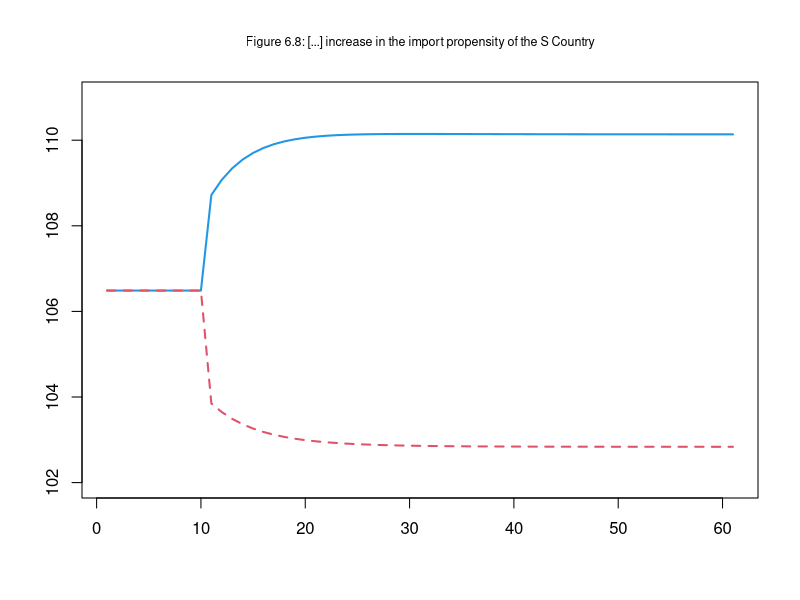
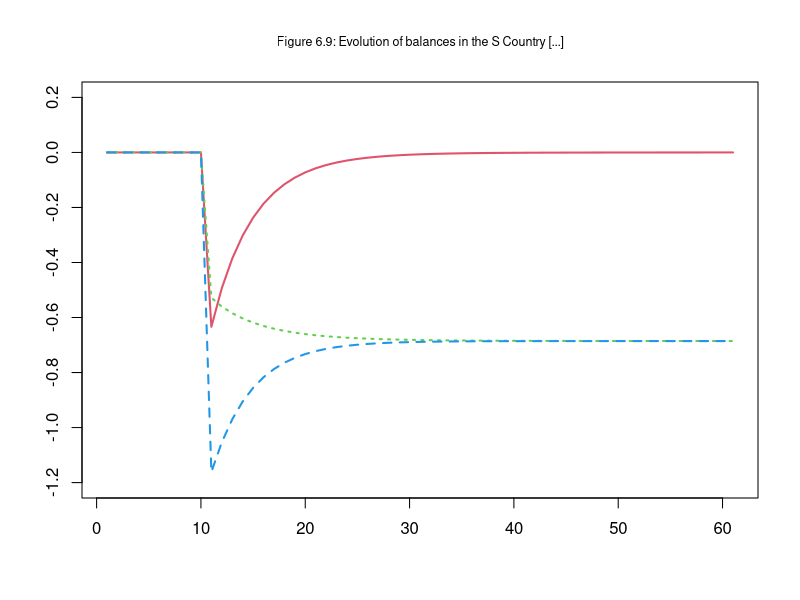
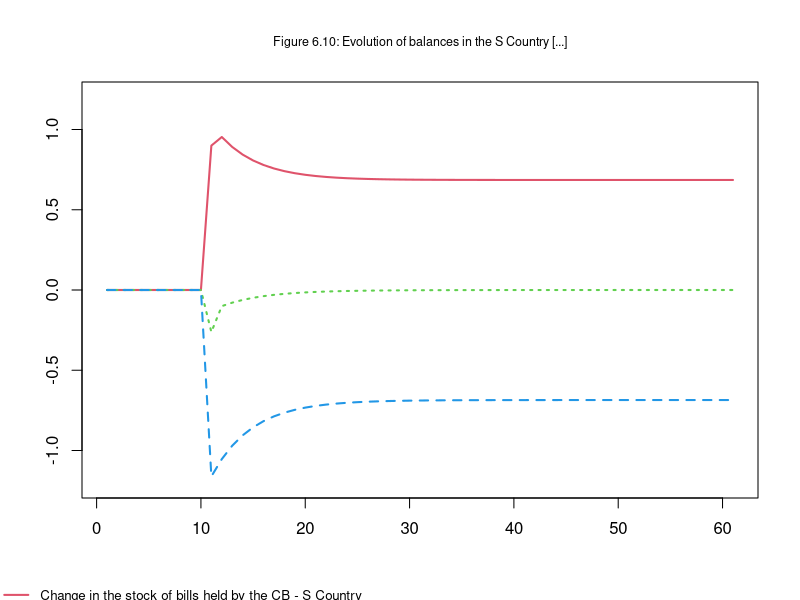
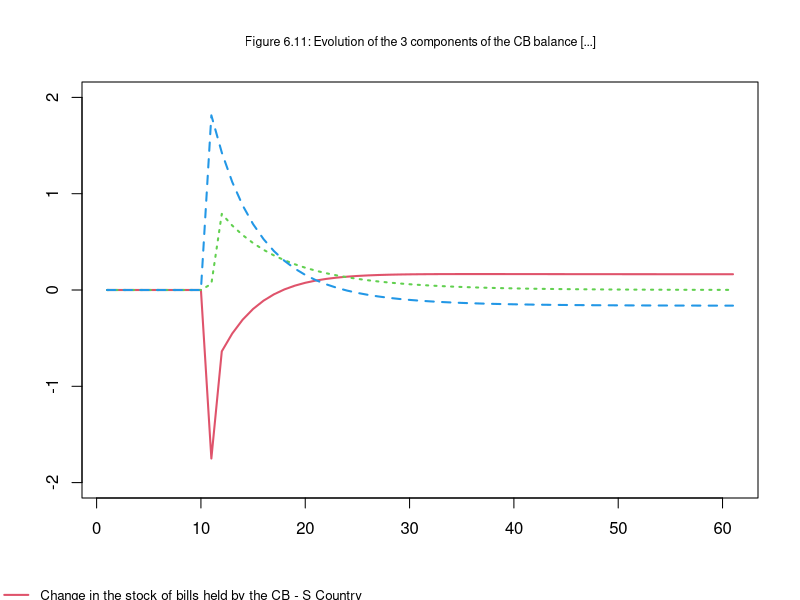

These charts were generated, in order, by the following R code:
#OPEN, R version, 2 October 2018

#Clear
rm(list=ls(all=TRUE))

#PERIODS (i= 1 to 65)
nPeriods=65  

#PARAMETERS
alpha1_n = 0.6
#alpha1_s = 0.7
alpha2_n = 0.4
alpha2_s = 0.3
lambda0_n = 0.635
lambda0_s = 0.67
lambda1_n = 5
lambda1_s = 6
lambda2_n = 0.01
lambda2_s = 0.07
mu_n = 0.18781
#mu_s = 0.18781
theta_n = 0.2
theta_s = 0.2

#PARAMETERS TO BE SHOCKED
mu_s=matrix(data=0.18781,nrow=3,ncol=nPeriods) 
alpha1_s=matrix(data=0.7,nrow=3,ncol=nPeriods) 

#EXOGENOUS
g_n = 20
g_s = 20
#p_g_bar = 1
#r_bar_n = 0.025
#r_n = r_bar_n
#r_bar_s = 0.025
#r_s = r_bar_s
#xr_bar = 1

#VARIABLES
b_cb_n=matrix(data=11.622,nrow=3,ncol=nPeriods) #Bills held by the Central bank in Country N
b_cb_s=matrix(data=11.622,nrow=3,ncol=nPeriods) #Bills held by the Central bank in Country S
b_h_n=matrix(data=64.865,nrow=3,ncol=nPeriods) #Bills held by households, Country N
b_h_s=matrix(data=64.865,nrow=3,ncol=nPeriods) #Bills held by households, Country S
b_s_n=matrix(data=76.486,nrow=3,ncol=nPeriods) #Supply of government bills in Country N
b_s_s=matrix(data=76.486,nrow=3,ncol=nPeriods) #Supply of government bills in Country S
cons_n=matrix(data=0,nrow=3,ncol=nPeriods) #Households consumption, Country N
cons_s=matrix(data=0,nrow=3,ncol=nPeriods) #Households consumption, Country S
#g_n=matrix(data=0,nrow=3,ncol=nPeriods) #Government expenditure, Country N
#g_s=matrix(data=0,nrow=3,ncol=nPeriods) #Government expenditure, Country S
h_h_n=matrix(data=21.622,nrow=3,ncol=nPeriods) #Cash held by households, Country N
h_h_s=matrix(data=21.622,nrow=3,ncol=nPeriods) #Cash held by households, Country S
h_s_n=matrix(data=21.622,nrow=3,ncol=nPeriods) #Supply of cash in Country N
h_s_s=matrix(data=21.622,nrow=3,ncol=nPeriods) #Supply of cash in Country S
im_n=matrix(data=0,nrow=3,ncol=nPeriods) #Imports, Country N
im_s=matrix(data=0,nrow=3,ncol=nPeriods) #Imports, Country S
or_n=matrix(data=10,nrow=3,ncol=nPeriods) #Gold holding by Central bank in Country N
or_s=matrix(data=10,nrow=3,ncol=nPeriods) #Gold holding by Central bank in Country S
#p_g_bar=matrix(data=0,nrow=3,ncol=nPeriods) #Price of gold, set exogenously
p_g_n=matrix(data=1,nrow=3,ncol=nPeriods) #Price of gold in Country N
p_g_s=matrix(data=1,nrow=3,ncol=nPeriods) #Price of gold in Country S
r_n=matrix(data=0.025,nrow=3,ncol=nPeriods) #Interest rate on bills in Country N
r_s=matrix(data=0.025,nrow=3,ncol=nPeriods) #Interest rate on bills in Country S
#r_bar_n=matrix(data=0,nrow=3,ncol=nPeriods) #Interest rate on bills set exogenously in Country N
#r_bar_s=matrix(data=0,nrow=3,ncol=nPeriods) #Interest rate on bills set exogenously in Country S
t_n=matrix(data=0,nrow=3,ncol=nPeriods) #Tax payments, Country N
t_s=matrix(data=0,nrow=3,ncol=nPeriods) #Tax payments, Country S
v_n=matrix(data=86.487,nrow=3,ncol=nPeriods) #Households wealth, Country N
v_s=matrix(data=86.487,nrow=3,ncol=nPeriods) #Households wealth, Country S
x_n=matrix(data=0,nrow=3,ncol=nPeriods) #Exports, Country N
x_s=matrix(data=0,nrow=3,ncol=nPeriods) #Exports, Country S
xr=matrix(data=1,nrow=3,ncol=nPeriods) #Exchange rate (units of currency S for one unit of currency N)
#xr_bar=matrix(data=0,nrow=3,ncol=nPeriods) #Exchange rate, set exogenously
y_n=matrix(data=0,nrow=3,ncol=nPeriods) #National income, Country N
y_s=matrix(data=0,nrow=3,ncol=nPeriods) #National income, Country S
yd_n=matrix(data=0,nrow=3,ncol=nPeriods) #National disposable income, Country N
yd_s=matrix(data=0,nrow=3,ncol=nPeriods) #National disposable income, Country S


#Define (three) scenarios and time

for (j in 1:3){
  
  for (i in 2:nPeriods){
    
    if (i>=15 && j==2){   #First experiment (scenario 2) 
      mu_s[j,i]=0.20781                         
    }
    
    if (i>=15 && j==3){   #Second experiment (scenario 3)
      alpha1_s[j,i]=0.6                         
    }
    
    for (iterations in 1:20){
      
      
      #Determination of national income in Country N - eq. 6.O.1
      y_n[j,i] = cons_n[j,i] + g_n + x_n[j,i] - im_n[j,i]
      
      #Determination of national income in Country S - eq. 6.O.2
      y_s[j,i] = cons_s[j,i] + g_s + x_s[j,i] - im_s[j,i]
      
      #Imports in Country N - eq. 6.O.3
      im_n[j,i] = mu_n*y_n[j,i]
      
      #Imports in Country S - eq. 6.O.4
      im_s[j,i] = mu_s[j,i]*y_s[j,i]
      
      #Exports of Country N - eq. 6.O.5
      x_n[j,i] = im_s[j,i]/xr[j,i]
      
      #Exports of Country S - eq. 6.O.6
      x_s[j,i] = im_n[j,i]*xr[j,i]
      
      #Disposable income in Country N - eq. 6.O.7
      yd_n[j,i] = y_n[j,i] - t_n[j,i] + r_n[j,i-1]*b_h_n[j,i-1]
      
      #Disposable income in Country S - eq. 6.O.8
      yd_s[j,i] = y_s[j,i] - t_s[j,i] + r_s[j,i-1]*b_h_s[j,i-1]
      
      #Tax payments in Country N - eq. 6.O.9
      t_n[j,i] = theta_n*(y_n[j,i] + r_n[j,i-1]*b_h_n[j,i-1])
      
      #Tax payments in Country S - eq. 6.O.10
      t_s[j,i] = theta_s*(y_s[j,i] + r_s[j,i-1]*b_h_s[j,i-1])
      
      #Wealth accumulation in Country N - eq. 6.O.11
      v_n[j,i] = v_n[j,i-1] + (yd_n[j,i] - cons_n[j,i])
      
      #Wealth accumulation in Country S - eq. 6.O.12
      v_s[j,i] = v_s[j,i-1] + (yd_s[j,i] - cons_s[j,i])
      
      #Consumption function in Country N - eq. 6.O.13
      cons_n[j,i] = alpha1_n*yd_n[j,i] + alpha2_n*v_n[j,i-1]
      
      #Consumption function in Country S - eq. 6.O.14
      cons_s[j,i] = alpha1_s[j,i]*yd_s[j,i] + alpha2_s*v_s[j,i-1]
      
      #Cash money held in Country N - eq. 6.O.15
      h_h_n[j,i] = v_n[j,i] - b_h_n[j,i]
      
      #Cash money held in Country S - eq. 6.O.16
      h_h_s[j,i] = v_s[j,i] - b_h_s[j,i]
      
      #Demand for government bills in Country N - eq. 6.O.17
      b_h_n[j,i] = v_n[j,i]*(lambda0_n + lambda1_n*r_n[j,i] - lambda2_n*(yd_n[j,i]/v_n[j,i]))
      
      #Demand for government bills in Country S - eq. 6.O.18
      b_h_s[j,i] = v_s[j,i]*(lambda0_s + lambda1_s*r_s[j,i] - lambda2_s*(yd_s[j,i]/v_s[j,i]))
      
      #Supply of government bills in Country N - eq. 6.O.19
      b_s_n[j,i] = b_s_n[j,i-1] + (g_n + r_n[j,i-1]*b_s_n[j,i-1]) - (t_n[j,i] + r_n[j,i-1]*b_cb_n[j,i-1])
      
      #Supply of government bills in Country S - eq. 6.O.20
      b_s_s[j,i] = b_s_s[j,i-1] + (g_s + r_s[j,i-1]*b_s_s[j,i-1]) - (t_s[j,i] + r_s[j,i-1]*b_cb_s[j,i-1])
      
      #Bills held by Central bank in Country N - eq. 6.O.21
      b_cb_n[j,i] = b_s_n[j,i] - b_h_n[j,i]
      
      #Bills held by Central bank in Country S - eq. 6.O.22
      b_cb_s[j,i] = b_s_s[j,i] - b_h_s[j,i]
      
      #Gold holding by Central bank in Country N - eq. 6.O.23
      or_n[j,i] = or_n[j,i-1] + (h_s_n[j,i] - h_s_n[j,i-1] -(b_cb_n[j,i] - b_cb_n[j,i-1]))/p_g_n[j,i]
      
      #Gold holding by Central bank in Country S - eq. 6.O.24
      or_s[j,i] = or_s[j,i-1] + (h_s_s[j,i] - h_s_s[j,i-1] -(b_cb_s[j,i] - b_cb_s[j,i-1]))/p_g_s[j,i]
      
      #Supply of cash in Country N - eq. 6.O.25
      h_s_n[j,i] = h_h_n[j,i]
      
      #Supply of cash in Country S - eq. 6.O.26
      h_s_s[j,i] = h_h_s[j,i]
      
      #Price of gold in Country N - eq. 6.O.27
      #p_g_n[j,i] = p_g_bar
      
      #Price of gold in Country S - eq. 6.O.28
      p_g_s = p_g_n*xr
      
      #Exchange rate - eq. 6.O.29
      #xr[j,i] = xr_bar
      
      #Interest rate in Country N - eq. 6.O.30
      #r_n[j,i] = r_bar_n
      
      #Interest rate in Country S - eq. 6.O.31
      #r_s[j,i] = r_bar_s
      
      
    }
  }
}

#Figure 6.8
plot(y_n[2,5:65],type="l",col="4",lwd=2,lty=1,font.main=1,cex.main=0.75,main="Figure 6.8: [...] increase in the import propensity of the S Country",ylab = '',xlab = '',ylim=range(102,111))
lines(y_s[2,5:65],type="l",lwd=2,lty=2,col="2")
par(xpd=TRUE)
legend(10,98,c("North Country GDP","South Country GDP"),  bty = 1, cex = 0.8, lty=c(1,2), lwd=c(2,2), col = c(4,2), box.lwd=0)

#Figure 6.9
plot(v_s[2,5:65]-v_s[2,4:64],type="l",col="2",lwd=2,lty=1,font.main=1,cex.main=0.75,main="Figure 6.9: Evolution of balances in the S Country [...]",ylab = '',xlab = '',ylim=range(-1.2,0.2))
lines(t_s[2,5:65]-(g_s+r_s[2,5:65]*b_h_s[2,4:64]),type="l",lwd=2,lty=3,col="3")
lines(x_s[2,5:65]-im_s[2,5:65],type="l",lwd=2,lty=2,col="4")
par(xpd=TRUE)
legend(5,-1.6,c("Change in households wealth - S Country","Government balance with the S Country","Trade balance - S Country"),  bty = 1, cex = 0.8, lty=c(1,3,2), lwd=c(2,2,2), col = c(2,3,4), box.lwd=0)

#Figure 6.10
plot(b_cb_s[2,5:65]-b_cb_s[2,4:64],type="l",col="2",lwd=2,lty=1,font.main=1,cex.main=0.75,main="Figure 6.10: Evolution of balances in the S Country [...]",ylab = '',xlab = '',ylim=range(-1.2,1.2))
lines(h_h_s[2,5:65]-h_h_s[2,4:64],type="l",lwd=2,lty=3,col="3")
lines(p_g_s[2,5:65]*(or_s[2,5:65]-or_s[2,4:64]),type="l",lwd=2,lty=2,col="4")
par(xpd=TRUE)
legend(-10,-1.8,c("Change in the stock of bills held by the CB - S Country","Change in the S Country stock of money","Value of the change in gold reserves of the CB - S Country"),  bty = 1, cex = 0.8, lty=c(1,3,2), lwd=c(2,2,2), col = c(2,3,4), box.lwd=0)

#Figure 6.11
plot(b_cb_s[3,5:65]-b_cb_s[3,4:64],type="l",col="2",lwd=2,lty=1,font.main=1,cex.main=0.75,main="Figure 6.11: Evolution of the 3 components of the CB balance [...]",ylab = '',xlab = '',ylim=range(-2,2))
lines(h_h_s[3,5:65]-h_h_s[3,4:64],type="l",lwd=2,lty=3,col="3")
lines(p_g_s[3,5:65]*(or_s[3,5:65]-or_s[3,4:64]),type="l",lwd=2,lty=2,col="4")
par(xpd=TRUE)
legend(-10,-3,c("Change in the stock of bills held by the CB - S Country","Change in the S Country stock of money","Value of the change in gold reserves of the CB - S Country"),  bty = 1, cex = 0.8, lty=c(1,3,2), lwd=c(2,2,2), col = c(2,3,4), box.lwd=0)
